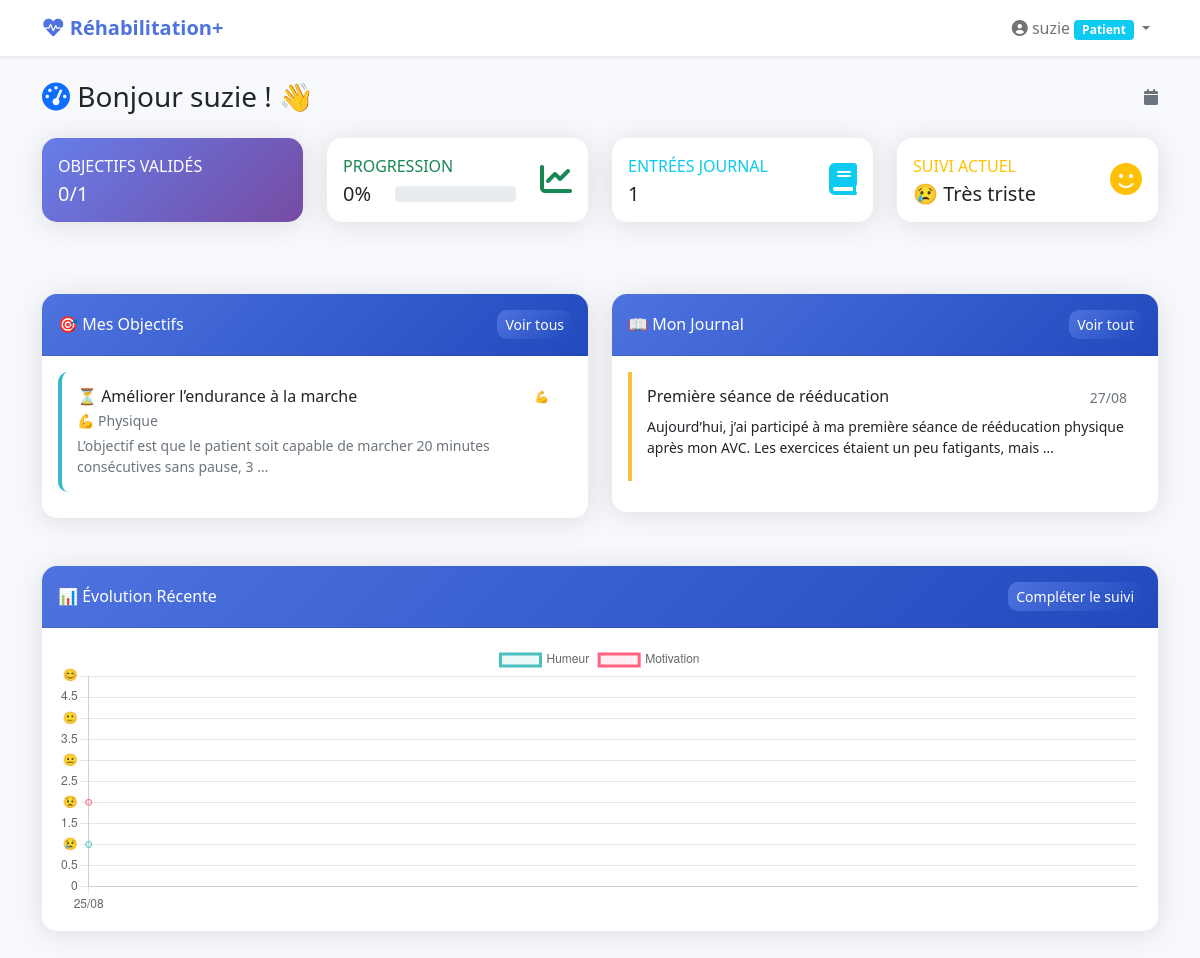
Screenshot of / (signed in) with the database file from the repository.
### rehabilitation/models.py (models this page shows, shortened)
class UserProfile(models.Model):
    USER_TYPES = [
        ('patient', 'Patient'),
        ('infirmier', 'Infirmier'),
        ('kine', 'Kinésithérapeute'),
        ('ergo', 'Ergothérapeute'),
        ('psychologue', 'Psychologue'),
        ('medecin', 'Médecin'),
    ]
    user = models.OneToOneField(User, on_delete=models.CASCADE)
    user_type = models.CharField(max_length=20, choices=USER_TYPES, default='patient')
    date_entree = models.DateField(null=True, blank=True)
    infirmier_referent = models.ForeignKey(
        'self',
        on_delete=models.SET_NULL,
        null=True,
        blank=True,
        limit_choices_to={'user_type': 'infirmier'}
    )
    objectif_principal = models.TextField(blank=True)
    photo = models.ImageField(upload_to='profiles/', null=True, blank=True)

class Objectif(models.Model):
    CATEGORIES = [
        ('emotionnel', '😊 Émotionnel'),
        ('physique', '💪 Physique'),
        ('cognitif', '🧠 Cognitif'),
        ('social', '👥 Social'),
    ]
    patient = models.ForeignKey(UserProfile, on_delete=models.CASCADE)
    titre = models.CharField(max_length=200)
    description = models.TextField(blank=True)
    categorie = models.CharField(max_length=20, choices=CATEGORIES)
    date_creation = models.DateTimeField(default=timezone.now)
    est_valide = models.BooleanField(default=False)
    date_validation = models.DateTimeField(null=True, blank=True)
    valide_par = models.ForeignKey(User, on_delete=models.SET_NULL, null=True, blank=True)

class JournalEntree(models.Model):
    patient = models.ForeignKey(UserProfile, on_delete=models.CASCADE)
    titre = models.CharField(max_length=200, blank=True)
    contenu = models.TextField()
    image = models.ImageField(upload_to='journal/', null=True, blank=True)
    date_creation = models.DateTimeField(default=timezone.now)
    humeur_jour = models.IntegerField(choices=SuiviHebdomadaire.HUMEURS, null=True, blank=True)
    class Meta:
        ordering = ['-date_creation']

### rehabilitation/views.py (the view, shortened to what this page needs)
# urls.py: path('', views.dashboard, name='dashboard'),
@login_required
def dashboard(request):
    profile = request.user.userprofile
    citation = None
    citations = Citation.objects.filter(active=True)
    if citations.exists():
        citation = random.choice(citations)
    context = {
        'profile': profile,
        'citation': citation,
    }
    if profile.user_type == 'patient':
        objectifs = Objectif.objects.filter(patient=profile)
        journal_entries = JournalEntree.objects.filter(patient=profile)[:5]
        suivi_recent = SuiviHebdomadaire.objects.filter(patient=profile).order_by('-semaine')[:4]
        context.update({
            'objectifs': objectifs,
            'objectifs_valides': objectifs.filter(est_valide=True).count(),
            'objectifs_total': objectifs.count(),
            'journal_entries': journal_entries,
            'suivi_recent': suivi_recent,
        })
        return render(request, 'rehabilitation/dashboard_patient.html', context)

### templates/rehabilitation/dashboard_patient.html (shortened to what this page needs)
{% extends 'base.html' %}
{% load crispy_forms_tags %}
{% load mathfilters %}
{% block content %}
<div class="row">
    <div class="col-12">
        <div class="d-flex justify-content-between align-items-center mb-4">
            <h1 class="h3 mb-0 text-gray-800">
                <i class="fas fa-tachometer-alt text-primary"></i>
                Bonjour {{ user.first_name|default:user.username }} ! 👋
            </h1>
            <div class="text-muted">
                <i class="fas fa-calendar"></i>
            </div>
        </div>
    </div>
</div>
<div class="row mb-4">
    <div class="col-xl-3 col-md-6 mb-4">
        <div class="card stats-card">
            <div class="card-body">
                <div class="row no-gutters align-items-center">
                    <div class="col mr-2">
                        <div class="text-xs font-weight-bold text-uppercase mb-1">Objectifs Validés</div>
                        <div class="h5 mb-0 font-weight-bold">{{ objectifs_valides }}/{{ objectifs_total }}</div>
                    </div>
                    <div class="col-auto">
                    </div>
                </div>
            </div>
        </div>
    </div>
    <div class="col-xl-3 col-md-6 mb-4">
        <div class="card border-left-success">
            <div class="card-body">
                <div class="row no-gutters align-items-center">
                    <div class="col mr-2">
                        <div class="text-xs font-weight-bold text-success text-uppercase mb-1">Progression</div>
                        <div class="row no-gutters align-items-center">
                            <div class="col-auto">
                                <div class="h5 mb-0 mr-3 font-weight-bold text-gray-800">
                                    {% if objectifs_total > 0 %}
                                        {{ objectifs_valides|floatformat:0 }}%
                                    {% else %}
                                        0%
                                    {% endif %}
                                </div>
                            </div>
                            <div class="col">
                                <div class="progress progress-sm mr-2">
                                </div>
                            </div>
                        </div>
                    </div>
                    <div class="col-auto">
                        <i class="fas fa-chart-line fa-2x text-success"></i>
                    </div>
                </div>
            </div>
        </div>
    </div>
    <div class="col-xl-3 col-md-6 mb-4">
        <div class="card border-left-info">
            <div class="card-body">
                <div class="row no-gutters align-items-center">
                    <div class="col mr-2">
                        <div class="text-xs font-weight-bold text-info text-uppercase mb-1">Entrées Journal</div>
                        <div class="h5 mb-0 font-weight-bold text-gray-800">{{ journal_entries.count }}</div>
                    </div>
                    <div class="col-auto">
                        <i class="fas fa-book fa-2x text-info"></i>
                    </div>
                </div>
            </div>
        </div>
    </div>
    <div class="col-xl-3 col-md-6 mb-4">
        <div class="card border-left-warning">
            <div class="card-body">
                <div class="row no-gutters align-items-center">
                    <div class="col mr-2">
                        <div class="text-xs font-weight-bold text-warning text-uppercase mb-1">Suivi Actuel</div>
                        <div class="h5 mb-0 font-weight-bold text-gray-800">
                            {% if suivi_recent %}
                                {% for humeur, label in suivi_recent.0.HUMEURS %}
                                    {% if humeur == suivi_recent.0.humeur %}{{ label }}{% endif %}
                                {% endfor %}
                            {% else %}
                                À compléter
                            {% endif %}
                        </div>
                    </div>
                    <div class="col-auto">
                        <i class="fas fa-smile fa-2x text-warning"></i>
                    </div>
                </div>
            </div>
        </div>
    </div>
</div>
<div class="row">
    <div class="col-lg-6">
        <div class="card">
            <div class="card-header py-3 d-flex flex-row align-items-center justify-content-between">
                <h6 class="m-0 font-weight-bold">🎯 Mes Objectifs</h6>
                <a href="{% url 'objectifs' %}" class="btn btn-sm btn-primary">Voir tous</a>
            </div>
            <div class="card-body">
                {% for objectif in objectifs|slice:":5" %}
                <div class="objective-item {% if objectif.est_valide %}objective-completed{% endif %}">
                    <div class="d-flex justify-content-between align-items-start">
                        <div>
                            <h6 class="mb-1">
                                {% if objectif.est_valide %}✅{% else %}⏳{% endif %}
                                {{ objectif.titre }}
                            </h6>
                            <p class="mb-1 text-muted small">{{ objectif.get_categorie_display }}</p>
                            {% if objectif.description %}
                            <p class="mb-0 text-muted small">{{ objectif.description|truncatewords:15 }}</p>
                            {% endif %}
                        </div>
                        <span class="badge bg-{{ objectif.categorie }}">
                            {{ objectif.get_categorie_display|slice:":2" }}
                        </span>
                    </div>
                </div>
                {% empty %}
                <p class="text-muted text-center">
                    <i class="fas fa-plus-circle fa-3x mb-3"></i><br>
                    Aucun objectif défini.<br>
                    <a href="{% url 'objectifs' %}" class="btn btn-primary btn-sm mt-2">Créer mon premier objectif</a>
                </p>
                {% endfor %}
            </div>
        </div>
    </div>
    <div class="col-lg-6">
        <div class="card">
            <div class="card-header py-3 d-flex flex-row align-items-center justify-content-between">
                <h6 class="m-0 font-weight-bold">📖 Mon Journal</h6>
                <a href="{% url 'journal' %}" class="btn btn-sm btn-primary">Voir tout</a>
            </div>
            <div class="card-body">
                {% for entry in journal_entries %}
                <div class="journal-entry">
                    <div class="d-flex justify-content-between align-items-start mb-2">
                        <h6 class="mb-0">{{ entry.titre|default:"Sans titre" }}</h6>
                        <small class="text-muted">{{ entry.date_creation|date:"d/m" }}</small>
                    </div>
                    <p class="mb-0 small">{{ entry.contenu|truncatewords:20 }}</p>
                </div>
                {% empty %}
                <p class="text-muted text-center">
                    <i class="fas fa-pen fa-3x mb-3"></i><br>
                    Aucune entrée dans votre journal.<br>
                    <a href="{% url 'journal' %}" class="btn btn-primary btn-sm mt-2">Commencer à écrire</a>
                </p>
                {% endfor %}
            </div>
        </div>
    </div>
</div>
{% if suivi_recent %}
<div class="row mt-4">
    <div class="col-12">
        <div class="card">
            <div class="card-header py-3 d-flex flex-row align-items-center justify-content-between">
                <h6 class="m-0 font-weight-bold">📊 Évolution Récente</h6>
                <a href="{% url 'suivi_hebdomadaire' %}" class="btn btn-sm btn-primary">Compléter le suivi</a>
            </div>
            <div class="card-body">
                <canvas id="suiviChart" width="400" height="100"></canvas>
            </div>
        </div>
    </div>
</div>
{% endif %}
{% endblock %}
{% block extra_js %}
{% if suivi_recent %}
<script>
    const ctx = document.getElementById('suiviChart').getContext('2d');
    const suiviChart = new Chart(ctx, {
        type: 'line',
        data: {
            labels: [
                {% for suivi in suivi_recent reversed %}
                    '{{ suivi.semaine|date:"d/m" }}'{% if not forloop.last %},{% endif %}
                {% endfor %}
            ],
            datasets: [{
                label: 'Humeur',
                data: [
                    {% for suivi in suivi_recent reversed %}
                        {{ suivi.humeur }}{% if not forloop.last %},{% endif %}
                    {% endfor %}
                ],
                borderColor: 'rgb(75, 192, 192)',
                backgroundColor: 'rgba(75, 192, 192, 0.1)',
                tension: 0.4
            }, {
                label: 'Motivation',
                data: [
                    {% for suivi in suivi_recent reversed %}
                        {{ suivi.motivation }}{% if not forloop.last %},{% endif %}
                    {% endfor %}
                ],
                borderColor: 'rgb(255, 99, 132)',
                backgroundColor: 'rgba(255, 99, 132, 0.1)',
                tension: 0.4
            }]
        },
        options: {
            responsive: true,
            plugins: {
                legend: {
                    position: 'top',
                }
            },
            scales: {
                y: {
                    beginAtZero: true,
                    max: 5,
                    ticks: {
                        callback: function(value) {
                            const labels = ['', '😢', '😟', '😐', '🙂', '😊'];
                            return labels[value] || value;
                        }
                    }
                }
            }
        }
    });
</script>
{% endif %}
{% endblock %}

### templates/base.html (shortened to what this page needs)
<!DOCTYPE html>
<html lang="fr">
<head>
    <link href="https://cdnjs.cloudflare.com/ajax/libs/bootstrap/5.1.3/css/bootstrap.min.css" rel="stylesheet">
    <link href="https://cdnjs.cloudflare.com/ajax/libs/font-awesome/6.0.0/css/all.min.css" rel="stylesheet">
</head>
<body>
    <nav class="navbar navbar-expand-lg navbar-light bg-white shadow-sm">
        <div class="container">
            <a class="navbar-brand" href="{% url 'dashboard' %}">
                <i class="fas fa-heart-pulse"></i> Réhabilitation+
            </a>
            {% if user.is_authenticated %}
            <div class="navbar-nav ms-auto">
                <div class="nav-item dropdown">
                    <a class="nav-link dropdown-toggle" href="#" role="button" data-bs-toggle="dropdown">
                        <i class="fas fa-user-circle"></i> {{ user.first_name|default:user.username }}
                        <span class="badge bg-info">{{ user.userprofile.get_user_type_display }}</span>
                    </a>
                </div>
            </div>
            {% endif %}
        </div>
    </nav>
    <main class="container mt-4">
        {% block content %}{% endblock %}
    </main>
    {% block extra_js %}{% endblock %}
</body>
</html>

### templates/base.html (style rules this page uses)
:root { --primary-color: #4e73df; --success-color: #1cc88a; --info-color: #36b9cc; --warning-color: #f6c23e; --danger-color: #e74a3b; --light-bg: #f8f9fc; }
body { background-color: var(--light-bg); font-family: 'Segoe UI', Tahoma, Geneva, Verdana, sans-serif; }
.navbar-brand { font-weight: bold; color: var(--primary-color) !important; }
.card { border: none; border-radius: 15px; box-shadow: 0 0.15rem 1.75rem 0 rgba(58, 59, 69, 0.15); margin-bottom: 1.5rem; }
.card-header { background: linear-gradient(135deg, var(--primary-color), #224abe); color: white; border-radius: 15px 15px 0 0 !important; font-weight: 600; }
.btn-primary { background: linear-gradient(135deg, var(--primary-color), #224abe); border: none; border-radius: 10px; font-weight: 500; transition: all 0.3s; }
.objective-item { transition: all 0.3s; border-radius: 10px; padding: 15px; margin-bottom: 10px; border-left: 4px solid var(--info-color); }
.stats-card { background: linear-gradient(135deg, #667eea 0%, #764ba2 100%); color: white; border-radius: 15px; }
.journal-entry { border-left: 4px solid var(--warning-color); padding: 15px; margin-bottom: 15px; background: white; border-radius: 0 10px 10px 0; }

### rows the page displays
Objectif: titre "Améliorer l’endurance à la marche", categorie "💪 Physique", description "L’objectif est que le patient soit capable de marcher 20 minutes consécutives sans pause, 3 …", categorie "💪"
JournalEntree: titre "Première séance de rééducation", date_creation "27/08", contenu "Aujourd’hui, j’ai participé à ma première séance de rééducation physique après mon AVC. Les exercices étaient un peu fatigants, mais …"

### other values shown
{{ user.first_name|default:user.username }} "suzie"
{{ user.userprofile.get_user_type_display }} "Patient"
{{ objectifs_valides }} "0"
{{ objectifs_total }} "1"
{{ objectifs_valides|floatformat:0 }} "0"
{{ journal_entries.count }} "1"
{{ label }} "😢 Très triste"
chart data {{ suivi.semaine|date:"d/m" }} 25/08
